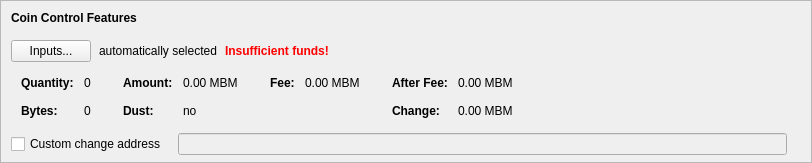
    <widget class="QFrame" name="frameCoinControl">
     <property name="sizePolicy">
      <sizepolicy hsizetype="Expanding" vsizetype="Expanding">
       <horstretch>0</horstretch>
       <verstretch>0</verstretch>
      </sizepolicy>
     </property>
     <property name="maximumSize">
      <size>
       <width>16777215</width>
       <height>16777215</height>
      </size>
     </property>
     <property name="frameShape">
      <enum>QFrame::StyledPanel</enum>
     </property>
     <property name="frameShadow">
      <enum>QFrame::Sunken</enum>
     </property>
     <layout class="QVBoxLayout" name="verticalLayoutCoinControl2">
      <property name="spacing">
       <number>0</number>
      </property>
      <property name="leftMargin">
       <number>0</number>
      </property>
      <property name="topMargin">
       <number>0</number>
      </property>
      <property name="rightMargin">
       <number>0</number>
      </property>
      <property name="bottomMargin">
       <number>6</number>
      </property>
      <item>
       <layout class="QVBoxLayout" name="verticalLayoutCoinControl" stretch="0,0,0,0,1">
        <property name="spacing">
         <number>0</number>
        </property>
        <property name="leftMargin">
         <number>10</number>
        </property>
        <property name="topMargin">
         <number>10</number>
        </property>
        <item>
         <layout class="QHBoxLayout" name="horizontalLayoutCoinControl1">
          <property name="bottomMargin">
           <number>15</number>
          </property>
          <item>
           <widget class="QLabel" name="labelCoinControlFeatures">
            <property name="sizePolicy">
             <sizepolicy hsizetype="Preferred" vsizetype="Maximum">
              <horstretch>0</horstretch>
              <verstretch>0</verstretch>
             </sizepolicy>
            </property>
            <property name="font">
             <font>
              <weight>75</weight>
              <bold>true</bold>
             </font>
            </property>
            <property name="styleSheet">
             <string notr="true">font-weight:bold;</string>
            </property>
            <property name="text">
             <string>Coin Control Features</string>
            </property>
           </widget>
          </item>
         </layout>
        </item>
        <item>
         <layout class="QHBoxLayout" name="horizontalLayoutCoinControl2" stretch="0,0,0,0">
          <property name="spacing">
           <number>8</number>
          </property>
          <property name="bottomMargin">
           <number>10</number>
          </property>
          <item>
           <widget class="QPushButton" name="pushButtonCoinControl">
            <property name="styleSheet">
             <string notr="true"/>
            </property>
            <property name="text">
             <string>Inputs...</string>
            </property>
            <property name="autoDefault">
             <bool>false</bool>
            </property>
           </widget>
          </item>
          <item>
           <widget class="QLabel" name="labelCoinControlAutomaticallySelected">
            <property name="text">
             <string>automatically selected</string>
            </property>
            <property name="margin">
             <number>5</number>
            </property>
           </widget>
          </item>
          <item>
           <widget class="QLabel" name="labelCoinControlInsuffFunds">
            <property name="font">
             <font>
              <weight>75</weight>
              <bold>true</bold>
             </font>
            </property>
            <property name="styleSheet">
             <string notr="true">color:red;font-weight:bold;</string>
            </property>
            <property name="text">
             <string>Insufficient funds!</string>
            </property>
            <property name="margin">
             <number>5</number>
            </property>
           </widget>
          </item>
          <item>
           <spacer name="horizontalSpacerCoinControl">
            <property name="orientation">
             <enum>Qt::Horizontal</enum>
            </property>
            <property name="sizeHint" stdset="0">
             <size>
              <width>40</width>
              <height>1</height>
             </size>
            </property>
           </spacer>
          </item>
         </layout>
        </item>
        <item>
         <widget class="QWidget" name="widgetCoinControl" native="true">
          <property name="sizePolicy">
           <sizepolicy hsizetype="Preferred" vsizetype="Preferred">
            <horstretch>0</horstretch>
            <verstretch>0</verstretch>
           </sizepolicy>
          </property>
          <property name="minimumSize">
           <size>
            <width>0</width>
            <height>0</height>
           </size>
          </property>
          <property name="styleSheet">
           <string notr="true"/>
          </property>
          <layout class="QHBoxLayout" name="horizontalLayoutCoinControl5">
           <property name="leftMargin">
            <number>0</number>
           </property>
           <property name="topMargin">
            <number>0</number>
           </property>
           <property name="rightMargin">
            <number>0</number>
           </property>
           <property name="bottomMargin">
            <number>0</number>
           </property>
           <item>
            <layout class="QHBoxLayout" name="horizontalLayoutCoinControl3" stretch="0,0,0,1">
             <property name="spacing">
              <number>20</number>
             </property>
             <property name="topMargin">
              <number>0</number>
             </property>
             <property name="bottomMargin">
              <number>10</number>
             </property>
             <item>
              <layout class="QFormLayout" name="formLayoutCoinControl1">
               <property name="horizontalSpacing">
                <number>10</number>
               </property>
               <property name="verticalSpacing">
                <number>14</number>
               </property>
               <property name="leftMargin">
                <number>10</number>
               </property>
               <property name="topMargin">
                <number>4</number>
               </property>
               <property name="rightMargin">
                <number>6</number>
               </property>
               <item row="0" column="0">
                <widget class="QLabel" name="labelCoinControlQuantityText">
                 <property name="font">
                  <font>
                   <weight>75</weight>
                   <bold>true</bold>
                  </font>
                 </property>
                 <property name="text">
                  <string>Quantity:</string>
                 </property>
                 <property name="margin">
                  <number>0</number>
                 </property>
                </widget>
               </item>
               <item row="0" column="1">
                <widget class="QLabel" name="labelCoinControlQuantity">
                 <property name="cursor">
                  <cursorShape>IBeamCursor</cursorShape>
                 </property>
                 <property name="contextMenuPolicy">
                  <enum>Qt::ActionsContextMenu</enum>
                 </property>
                 <property name="text">
                  <string notr="true">0</string>
                 </property>
                 <property name="margin">
                  <number>0</number>
                 </property>
                 <property name="textInteractionFlags">
                  <set>Qt::LinksAccessibleByMouse|Qt::TextSelectableByKeyboard|Qt::TextSelectableByMouse</set>
                 </property>
                </widget>
               </item>
               <item row="1" column="0">
                <widget class="QLabel" name="labelCoinControlBytesText">
                 <property name="font">
                  <font>
                   <weight>75</weight>
                   <bold>true</bold>
                  </font>
                 </property>
                 <property name="text">
                  <string>Bytes:</string>
                 </property>
                </widget>
               </item>
               <item row="1" column="1">
                <widget class="QLabel" name="labelCoinControlBytes">
                 <property name="cursor">
                  <cursorShape>IBeamCursor</cursorShape>
                 </property>
                 <property name="contextMenuPolicy">
                  <enum>Qt::ActionsContextMenu</enum>
                 </property>
                 <property name="text">
                  <string notr="true">0</string>
                 </property>
                 <property name="textInteractionFlags">
                  <set>Qt::LinksAccessibleByMouse|Qt::TextSelectableByKeyboard|Qt::TextSelectableByMouse</set>
                 </property>
                </widget>
               </item>
              </layout>
             </item>
             <item>
              <layout class="QFormLayout" name="formLayoutCoinControl2">
               <property name="horizontalSpacing">
                <number>10</number>
               </property>
               <property name="verticalSpacing">
                <number>14</number>
               </property>
               <property name="leftMargin">
                <number>6</number>
               </property>
               <property name="topMargin">
                <number>4</number>
               </property>
               <property name="rightMargin">
                <number>6</number>
               </property>
               <item row="0" column="0">
                <widget class="QLabel" name="labelCoinControlAmountText">
                 <property name="font">
                  <font>
                   <weight>75</weight>
                   <bold>true</bold>
                  </font>
                 </property>
                 <property name="text">
                  <string>Amount:</string>
                 </property>
                 <property name="margin">
                  <number>0</number>
                 </property>
                </widget>
               </item>
               <item row="0" column="1">
                <widget class="QLabel" name="labelCoinControlAmount">
                 <property name="cursor">
                  <cursorShape>IBeamCursor</cursorShape>
                 </property>
                 <property name="contextMenuPolicy">
                  <enum>Qt::ActionsContextMenu</enum>
                 </property>
                 <property name="text">
                  <string notr="true">0.00 MBM</string>
                 </property>
                 <property name="textInteractionFlags">
                  <set>Qt::LinksAccessibleByMouse|Qt::TextSelectableByKeyboard|Qt::TextSelectableByMouse</set>
                 </property>
                </widget>
               </item>
               <item row="1" column="0">
                <widget class="QLabel" name="labelCoinControlLowOutputText">
                 <property name="font">
                  <font>
                   <weight>75</weight>
                   <bold>true</bold>
                  </font>
                 </property>
                 <property name="text">
                  <string>Dust:</string>
                 </property>
                </widget>
               </item>
               <item row="1" column="1">
                <widget class="QLabel" name="labelCoinControlLowOutput">
                 <property name="cursor">
                  <cursorShape>IBeamCursor</cursorShape>
                 </property>
                 <property name="contextMenuPolicy">
                  <enum>Qt::ActionsContextMenu</enum>
                 </property>
                 <property name="text">
                  <string notr="true">no</string>
                 </property>
                 <property name="textInteractionFlags">
                  <set>Qt::LinksAccessibleByMouse|Qt::TextSelectableByKeyboard|Qt::TextSelectableByMouse</set>
                 </property>
                </widget>
               </item>
              </layout>
             </item>
             <item>
              <layout class="QFormLayout" name="formLayoutCoinControl3">
               <property name="horizontalSpacing">
                <number>10</number>
               </property>
               <property name="verticalSpacing">
                <number>14</number>
               </property>
               <property name="leftMargin">
                <number>6</number>
               </property>
               <property name="topMargin">
                <number>4</number>
               </property>
               <property name="rightMargin">
                <number>6</number>
               </property>
               <item row="0" column="0">
                <widget class="QLabel" name="labelCoinControlFeeText">
                 <property name="font">
                  <font>
                   <weight>75</weight>
                   <bold>true</bold>
                  </font>
                 </property>
                 <property name="text">
                  <string>Fee:</string>
                 </property>
                 <property name="margin">
                  <number>0</number>
                 </property>
                </widget>
               </item>
               <item row="0" column="1">
                <widget class="QLabel" name="labelCoinControlFee">
                 <property name="cursor">
                  <cursorShape>IBeamCursor</cursorShape>
                 </property>
                 <property name="contextMenuPolicy">
                  <enum>Qt::ActionsContextMenu</enum>
                 </property>
                 <property name="text">
                  <string notr="true">0.00 MBM</string>
                 </property>
                 <property name="textInteractionFlags">
                  <set>Qt::LinksAccessibleByMouse|Qt::TextSelectableByKeyboard|Qt::TextSelectableByMouse</set>
                 </property>
                </widget>
               </item>
              </layout>
             </item>
             <item>
              <layout class="QFormLayout" name="formLayoutCoinControl4">
               <property name="horizontalSpacing">
                <number>10</number>
               </property>
               <property name="verticalSpacing">
                <number>14</number>
               </property>
               <property name="leftMargin">
                <number>6</number>
               </property>
               <property name="topMargin">
                <number>4</number>
               </property>
               <property name="rightMargin">
                <number>6</number>
               </property>
               <item row="0" column="0">
                <widget class="QLabel" name="labelCoinControlAfterFeeText">
                 <property name="font">
                  <font>
                   <weight>75</weight>
                   <bold>true</bold>
                  </font>
                 </property>
                 <property name="text">
                  <string>After Fee:</string>
                 </property>
                 <property name="margin">
                  <number>0</number>
                 </property>
                </widget>
               </item>
               <item row="0" column="1">
                <widget class="QLabel" name="labelCoinControlAfterFee">
                 <property name="cursor">
                  <cursorShape>IBeamCursor</cursorShape>
                 </property>
                 <property name="contextMenuPolicy">
                  <enum>Qt::ActionsContextMenu</enum>
                 </property>
                 <property name="text">
                  <string notr="true">0.00 MBM</string>
                 </property>
                 <property name="textInteractionFlags">
                  <set>Qt::LinksAccessibleByMouse|Qt::TextSelectableByKeyboard|Qt::TextSelectableByMouse</set>
                 </property>
                </widget>
               </item>
               <item row="1" column="0">
                <widget class="QLabel" name="labelCoinControlChangeText">
                 <property name="font">
                  <font>
                   <weight>75</weight>
                   <bold>true</bold>
                  </font>
                 </property>
                 <property name="text">
                  <string>Change:</string>
                 </property>
                </widget>
               </item>
               <item row="1" column="1">
                <widget class="QLabel" name="labelCoinControlChange">
                 <property name="cursor">
                  <cursorShape>IBeamCursor</cursorShape>
                 </property>
                 <property name="contextMenuPolicy">
                  <enum>Qt::ActionsContextMenu</enum>
                 </property>
                 <property name="text">
                  <string notr="true">0.00 MBM</string>
                 </property>
                 <property name="textInteractionFlags">
                  <set>Qt::LinksAccessibleByMouse|Qt::TextSelectableByKeyboard|Qt::TextSelectableByMouse</set>
                 </property>
                </widget>
               </item>
              </layout>
             </item>
            </layout>
           </item>
          </layout>
         </widget>
        </item>
        <item>
         <layout class="QHBoxLayout" name="horizontalLayoutCoinControl4" stretch="0,0,0">
          <property name="spacing">
           <number>12</number>
          </property>
          <property name="sizeConstraint">
           <enum>QLayout::SetDefaultConstraint</enum>
          </property>
          <property name="topMargin">
           <number>5</number>
          </property>
          <property name="rightMargin">
           <number>5</number>
          </property>
          <item>
           <widget class="QCheckBox" name="checkBoxCoinControlChange">
            <property name="toolTip">
             <string>If this is activated, but the change address is empty or invalid, change will be sent to a newly generated address.</string>
            </property>
            <property name="text">
             <string>Custom change address</string>
            </property>
           </widget>
          </item>
          <item>
           <widget class="QValidatedLineEdit" name="lineEditCoinControlChange">
            <property name="enabled">
             <bool>false</bool>
            </property>
            <property name="sizePolicy">
             <sizepolicy hsizetype="Expanding" vsizetype="Fixed">
              <horstretch>0</horstretch>
              <verstretch>0</verstretch>
             </sizepolicy>
            </property>
           </widget>
          </item>
          <item>
           <widget class="QLabel" name="labelCoinControlChangeLabel">
            <property name="sizePolicy">
             <sizepolicy hsizetype="Preferred" vsizetype="Expanding">
              <horstretch>0</horstretch>
              <verstretch>0</verstretch>
             </sizepolicy>
            </property>
            <property name="minimumSize">
             <size>
              <width>0</width>
              <height>0</height>
             </size>
            </property>
            <property name="text">
             <string/>
            </property>
            <property name="margin">
             <number>3</number>
            </property>
           </widget>
          </item>
         </layout>
        </item>
        <item>
         <spacer name="verticalSpacerCoinControl">
          <property name="orientation">
           <enum>Qt::Vertical</enum>
          </property>
          <property name="sizeHint" stdset="0">
           <size>
            <width>800</width>
            <height>1</height>
           </size>
          </property>
         </spacer>
        </item>
       </layout>
      </item>
     </layout>
    </widget>
